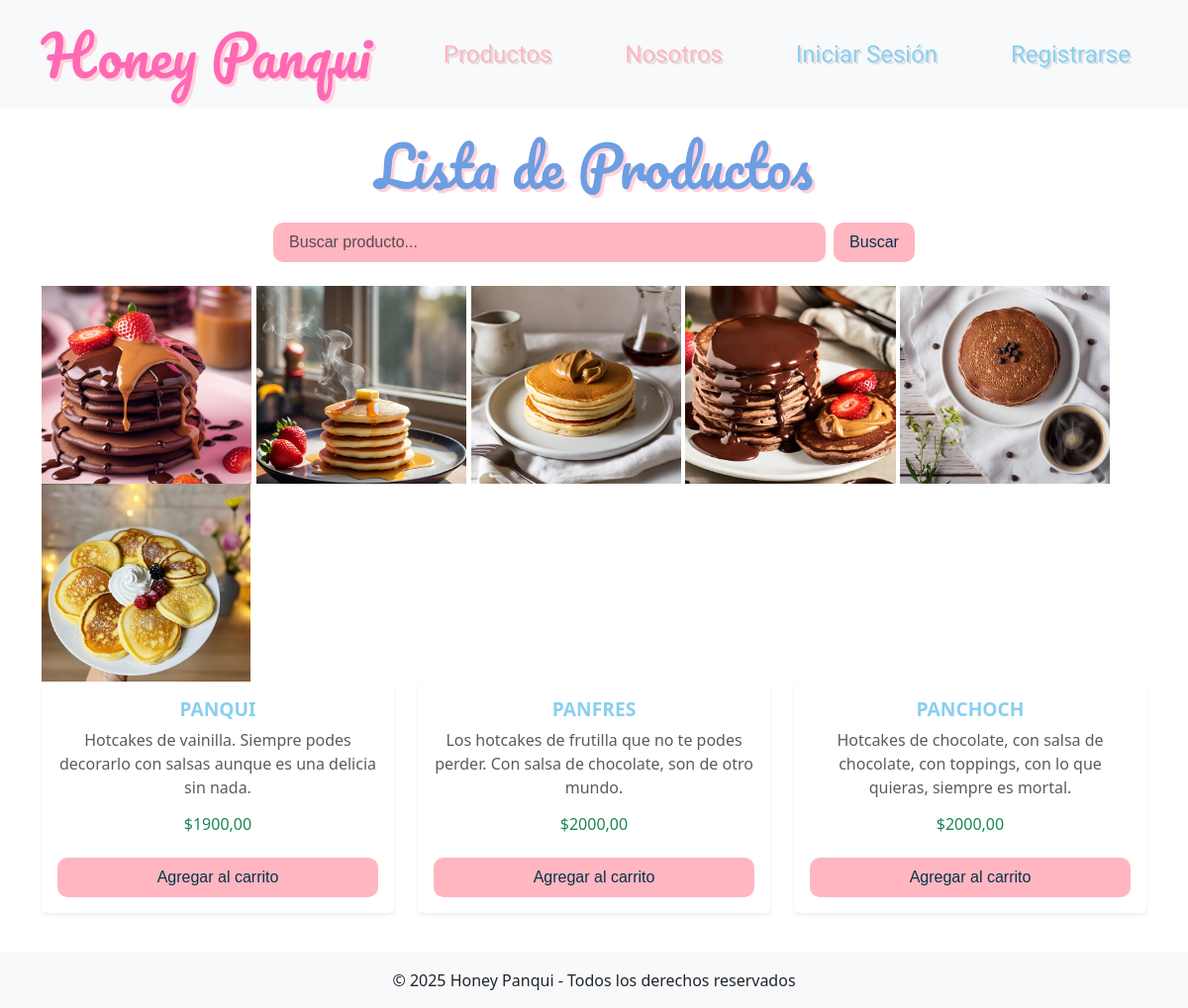
/productos/, run on the app's committed database.
### blog/models.py (models this page shows, shortened)
class Producto(models.Model):
    nombre = models.CharField(max_length=50)
    descripcion = models.TextField(max_length=500)
    precio = models.DecimalField(max_digits=10, decimal_places=2)
    stock = models.DecimalField(max_digits=20, decimal_places=0)

### blog/views.py (the view)
# urls.py: path('productos/', lista_productos, name='lista_productos'),
def lista_productos(request):
    query = request.GET.get('q')
    if query:
        productos = Producto.objects.filter(nombre__icontains=query)
    else:
        productos = Producto.objects.all()
    return render(request, 'blog/lista_productos.html', {'productos': productos})

### blog/templates/blog/lista_productos.html (shortened to what this page needs)
{% extends "blog/base.html" %}
{% load static %}
{% block content %}
    <div class="text-center">
        <h2 class="titulo2 mb-4">Lista de Productos</h2>
    </div>
    <form method="get" action="{% url 'HoneyPanqui:lista_productos' %}" class="d-flex justify-content-center align-items-center gap-2 mb-4">
        <input type="text" name="q" placeholder="Buscar producto..." class="form-control w-50 pastel-input">
        <button type="submit" class="btn btn-primary">Buscar</button>
    </form>
<img src="{% static 'blog/chocorosa.jpg' %}" alt="PANCHOCH" height="200px">
<img src="{% static 'blog/normi.jpg' %}" alt="PANQUI" height="200px">
<img src="{% static 'blog/dulce.jpg' %}" alt="PANQUIS" height="200px">
<img src="{% static 'blog/fruti.jpg' %}" alt="PANFRES" height="200px">
<img src="{% static 'blog/chococafe.jpg' %}" alt="PANCHOCHS" height="200px">
<img src="{% static 'blog/plat.jpg' %}" alt="PANQUII" height="200px">
    <div class="row">
        {% for producto in productos %}
            <div class="col-md-4 mb-3">
                <div class="card shadow-sm border-0">
                    <div class="card-body">
                        <h5 class="card-title producto-nombre">{{ producto.nombre }}</h5>
                        <p class="card-text text-muted text-center">{{ producto.descripcion }}</p>
                        <h6 class="text-success text-center">${{ producto.precio }}</h6>
                        <form method="post" action="{% url 'HoneyPanqui:agregar_al_carrito' producto.id %}">
                            <button type="submit" class="btn btn-primary w-100 mt-3">Agregar al carrito</button>
                          </form>
                    </div>
                </div>
            </div>
        {% empty %}
            <p class="text-center text-muted pastel-card p-3">
                No se encontraron productos con ese nombre.
            </p>
        {% endfor %}
    </div>
{% endblock %}

### blog/templates/blog/base.html (style rules this page uses)
body { background-color: white; }
.titulo2 { font-family: 'Pacifico', cursive; font-size: 3.5rem; color: #6d9ee2; text-shadow: 3px 3px #FFD1DC; }
.producto-nombre { text-align: center; color: #89CFF0; font-weight: bold; font-size: 1.2rem; }
.pastel-input { font-family: 'Montserrat', sans-serif; color: #083246; border-radius: 10px; padding: 8px 16px; font-size: 16px; background-color: #FFB6C1; border: none; }
.btn-primary { text-align: center; font-family: 'Montserrat', sans-serif; color: #083246; border-radius: 10px; background-color: #FFB6C1; border: none; padding: 8px 16px; }

### data on the page
Producto: nombre "PANQUI", descripcion "Hotcakes de vainilla. Siempre podes decorarlo con salsas aunque es una delicia sin nada.", precio "1900,00"
Producto: nombre "PANFRES", descripcion "Los hotcakes de frutilla que no te podes perder. Con salsa de chocolate, son de otro mundo.", precio "2000,00"
Producto: nombre "PANCHOCH", descripcion "Hotcakes de chocolate, con salsa de chocolate, con toppings, con lo que quieras, siempre es mortal.", precio "2000,00"
